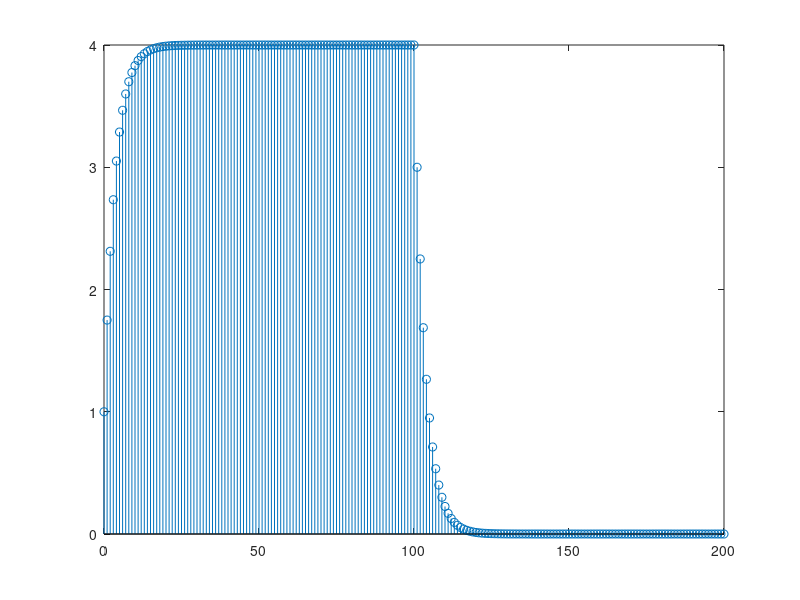

The MATLAB source for this figure:
clc;
clear all;
%exemplo 1e
nh=0:1:100; %grande
h=(3/4).^nh;
nx=0:1:100;
x=ones(1, size(nx, 2));
y=conv(x, h);
ny=nx(1)+nh(1):1:nx(end)+nh(end);
stem(ny, y);
